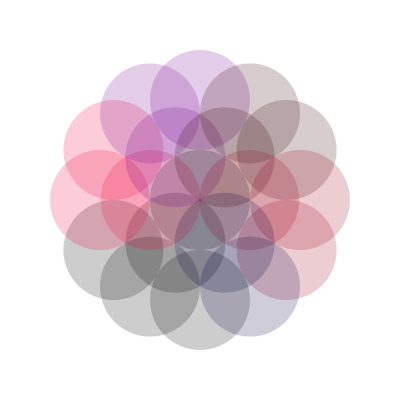
Frame 1 (no input)
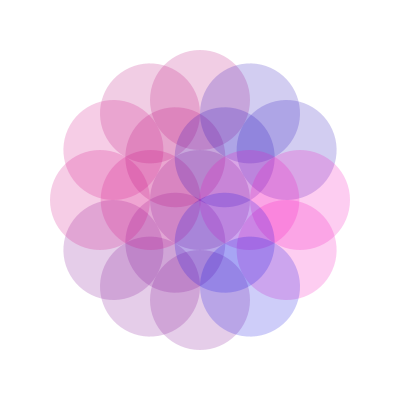
Frame 60 (the mouse pressed at the canvas centre just before this capture)
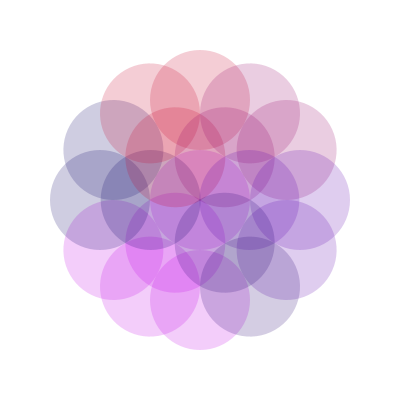
Frame 120 (the mouse held since frame 60 and released just before this capture)

The Processing sketch that drew these frames (run headless with seeded random() and noise(); from frame 60 on, the mouse is pressed at the canvas centre):

// Processing sketch: processing_182958
// ── processing_182958.pde

float dim=100;
int r=0;
int g=0;
int b=0;

void setup(){
size(400,400);
background(255);
frameRate(4);
}
 
void draw(){
background(255);
translate(width/2,height/2);
 
fill(r,0,b,50);
noStroke();
ellipse(0,0,dim,dim);
 
  for(int i=0;i<12;i++)
  {
    ellipse(0,+dim,dim,dim);
    rotate(PI/6);
    if(i%2==0)
    {
      noStroke();
      fill(r,0,b,50);
      ellipse(0,dim-(50.66),dim,dim);
      
    }
    r=int(random(0, 255));
    b=int(random(0, 255));
    
  }
 
}
